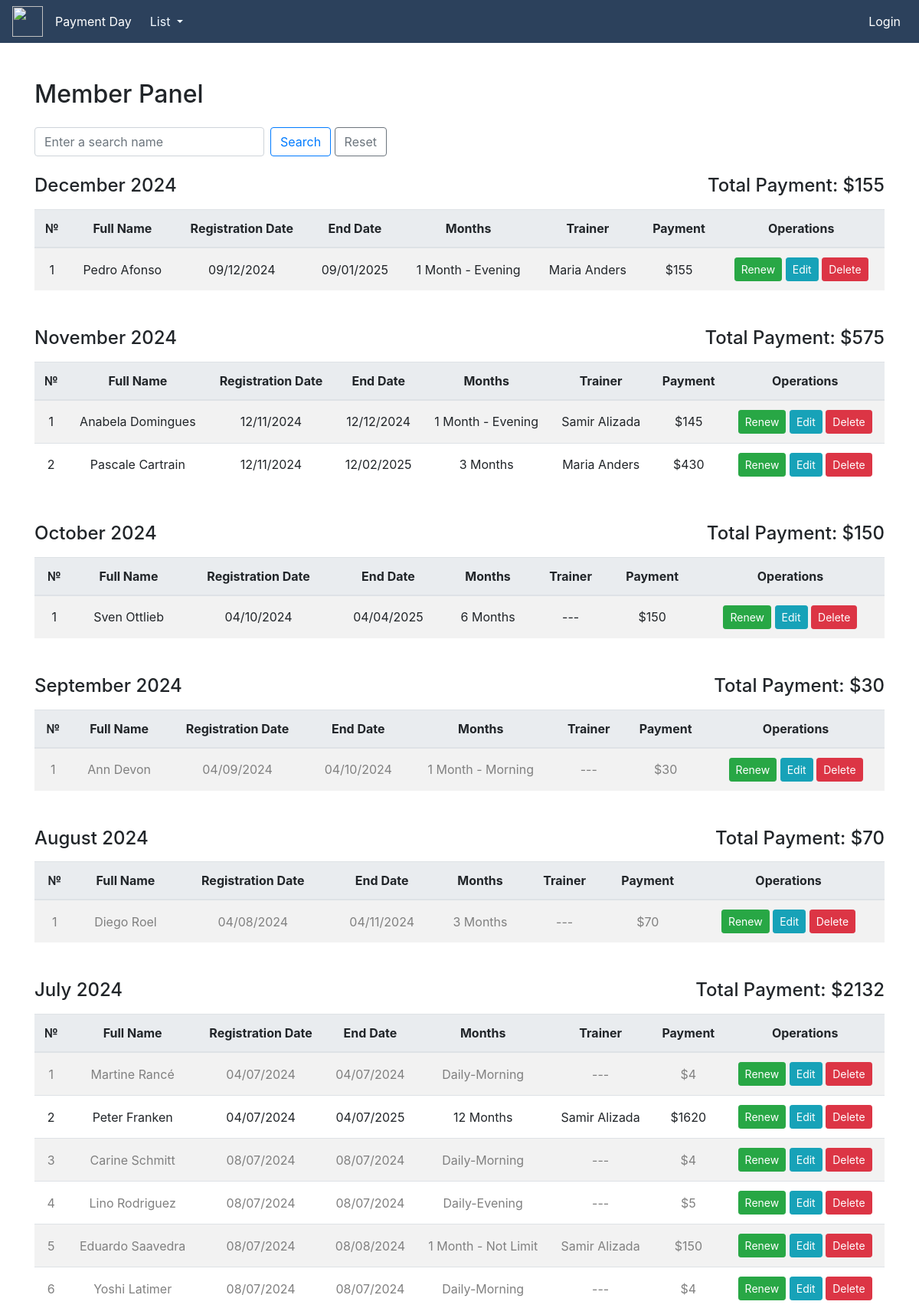
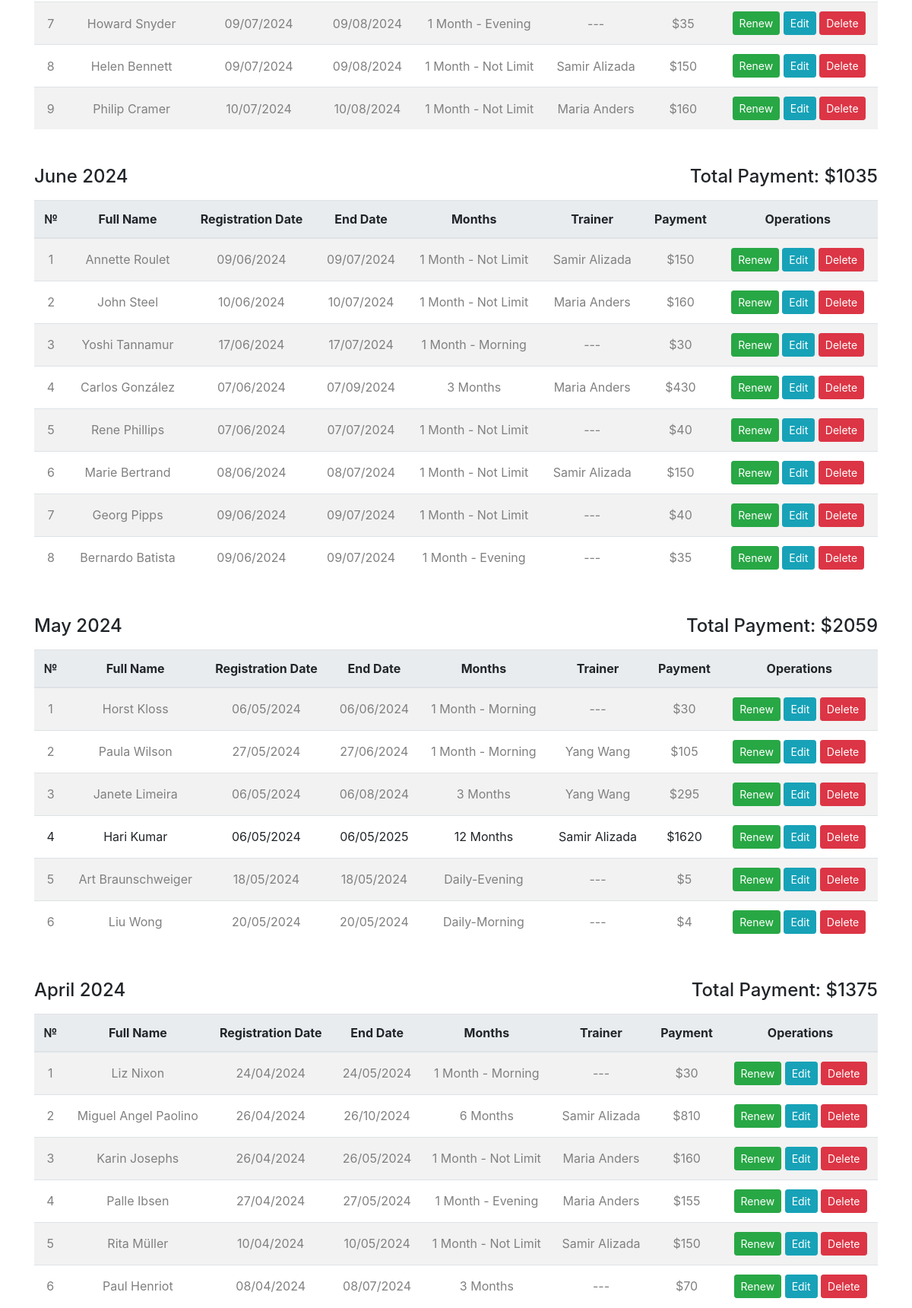
The app's page /student-panel/ (upper part) with its own data (2 pictures, top to bottom).
### fitness/models.py (models this page shows, shortened)
class Student(models.Model):
    full_name = models.CharField(max_length=100)
    registration_date = models.DateField(default=timezone.now)
    tariffs = models.ForeignKey(Tariffs, on_delete=models.CASCADE, null=True, blank=True)
    trainer = models.ForeignKey('Trainer', on_delete=models.CASCADE, null=True, blank=True)
    payment = models.IntegerField(default=0)
    end_date = models.DateField(null=True, blank=True)
    is_renewed = models.BooleanField(default=False)

class Tariffs(models.Model):
    PRICING_TYPE_CHOICES = [
        ('Daily', 'Daily'),
        ('Monthly', 'Monthly'),
    ]
    name = models.CharField(max_length=30, null=True)
    type = models.CharField(max_length=10, choices=PRICING_TYPE_CHOICES)
    month_duration = models.IntegerField(null=True, blank=True)
    price = models.IntegerField()
    def __str__(self) -> str:
        return f"{self.name}"

class Trainer(models.Model):
    full_name = models.CharField(max_length=100)
    registration_date = models.DateField(default=timezone.now)
    monthly_fee = models.IntegerField()
    student_fee = models.IntegerField()
    def __str__(self) -> str:
        return f"{self.full_name}"

### fitness/views.py (the view)
# urls.py: path('student-panel/', student_panel, name='student_panel'),
def student_panel(request):
    today = date.today()
    query = request.GET.get('q')
    students = Student.objects.all()
    if query:
        students = students.filter(full_name__icontains=query)
    grouped_students_dict = {}
    for student in students:
        month_key = student.registration_date.strftime('%Y-%m')
        month_display = student.registration_date.strftime('%B %Y')
        if month_key not in grouped_students_dict:
            grouped_students_dict[month_key] = {
                'display': month_display,
                'students': [],
                'total_payment': 0  # Track total monthly payments
            }
        grouped_students_dict[month_key]['students'].append(student)
        grouped_students_dict[month_key]['total_payment'] += student.payment
    sorted_grouped_students_list = sorted(
        grouped_students_dict.items(),
        key=lambda x: x[0],
        reverse=True
    )
    sorted_grouped_students_dict = {
        item[1]['display']: {
            'students': item[1]['students'],
            'total_payment': item[1]['total_payment']
        }
        for item in sorted_grouped_students_list
    }
    return render(request, 'student/student_panel.html', {
        'grouped_students': sorted_grouped_students_dict,
        'today': today})

### templates/student/student_panel.html (shortened to what this page needs)
{% include "index.html" %}
{% block content %}
<div class="container mt-5">
    <h2 class="mb-4">Member Panel</h2>
    <form method="GET" class="mb-3">
        <div class="form-inline mb-4">
            <input type="text" name="q" class="form-control mr-sm-2" style="width: 300px;" placeholder="Enter a search name">
            <button class="btn btn-outline-primary my-2 my-sm-0" type="submit">Search</button>
            <a href="{% url 'student_panel' %}">
                <button class="btn btn-outline-secondary my-2 my-sm-0" type="button">Reset</button>
            </a>
        </div>
    </form>
    {% if grouped_students.items %}
    {% for month, data in grouped_students.items %}
    <div class="row mb-2">
        <div class="col-md-6 text-left">
            <h4>{{ month }}</h4>
        </div>
        <div class="col-md-6 text-right">
            <h4>Total Payment: ${{ data.total_payment }}</h4>
        </div>
    </div>
    <div class="table-responsive">
        <table class="table table-striped table-hover text-center mb-5">
            <thead class="thead-light-custom">
                <tr>
                    <th scope="col">№</th>
                    <th scope="col">Full Name</th>
                    <th scope="col">Registration Date</th>
                    <th scope="col">End Date</th>
                    <th scope="col">Months</th>
                    <th scope="col">Trainer</th>
                    <th scope="col">Payment</th>
                    <th scope="col">Operations</th>
                </tr>
            </thead>
            <tbody>
                {% for student in data.students %}
                <tr class="{% if student.is_renewed %}
                        renewed
                    {% elif student.end_date == today and student.tariffs.type != 'Daily' %}
                    end-date-today
                {% elif student.end_date < today %}
                    end-date-past
                {% elif student.tariffs.type == 'Daily' and student.end_date != today %}
                        end-date-past
                    {% endif %}">
                    <td>{{ forloop.counter }}</td>
                    <td>{{ student.full_name }}</td>
                    <td>{{ student.registration_date|date:"d/m/Y" }}</td>
                    <td>{{ student.end_date|date:"d/m/Y" }}</td>
                    <td>{{ student.tariffs }}</td>
                    <td>{{ student.trainer|default:"---" }}</td>
                    <td>${{ student.payment }}</td>
                    <td>
                        <a href="{% url 'renew_student' student.pk %}" class="btn btn-sm btn-success" onclick="return confirm('Are you sure you want to renew this student?')">Renew</a>
                        <a href="{% url 'update_student' student.pk %}" class="btn btn-sm btn-info">Edit</a>
                        <a href="{% url 'delete_student' student.pk %}" class="btn btn-sm btn-danger" onclick="return confirm('Are you sure you want to delete this student?')">Delete</a>
                    </td>
                </tr>
                {% endfor %}
            </tbody>
        </table>
    </div>
    {% endfor %}
    {% else %}
        <p class="text-center">No members were found matching your search.</p>
    {% endif %}
</div>
{% endblock content %}

### templates/student/student_panel.html (style rules this page uses)
.end-date-past { color: grey; }
.renewed { color: grey; }
.table th, .table td { vertical-align: middle; }
.thead-light-custom { background-color: #e9ecef; color: #212529; }

### records on screen
Student: full_name "Pedro Afonso", registration_date "09/12/2024", end_date "09/01/2025", tariffs "1 Month - Evening", trainer "Maria Anders", payment "155"
Student: full_name "Anabela Domingues", registration_date "12/11/2024", end_date "12/12/2024", tariffs "1 Month - Evening", trainer "Samir Alizada", payment "145"
Student: full_name "Pascale Cartrain", registration_date "12/11/2024", end_date "12/02/2025", tariffs "3 Months", trainer "Maria Anders", payment "430"
Student: full_name "Sven Ottlieb", registration_date "04/10/2024", end_date "04/04/2025", tariffs "6 Months", trainer "---", payment "150"
Student: full_name "Ann Devon", registration_date "04/09/2024", end_date "04/10/2024", tariffs "1 Month - Morning", trainer "---", payment "30"
Student: full_name "Diego Roel", registration_date "04/08/2024", end_date "04/11/2024", tariffs "3 Months", trainer "---", payment "70"
Student: full_name "Martine Rancé", registration_date "04/07/2024", end_date "04/07/2024", tariffs "Daily-Morning", trainer "---", payment "4"
Student: full_name "Peter Franken", registration_date "04/07/2024", end_date "04/07/2025", tariffs "12 Months", trainer "Samir Alizada", payment "1620"
Student: full_name "Carine Schmitt", registration_date "08/07/2024", end_date "08/07/2024", tariffs "Daily-Morning", trainer "---", payment "4"
Student: full_name "Lino Rodriguez", registration_date "08/07/2024", end_date "08/07/2024", tariffs "Daily-Evening", trainer "---", payment "5"
Student: full_name "Eduardo Saavedra", registration_date "08/07/2024", end_date "08/08/2024", tariffs "1 Month - Not Limit", trainer "Samir Alizada", payment "150"
Student: full_name "Yoshi Latimer", registration_date "08/07/2024", end_date "08/07/2024", tariffs "Daily-Morning", trainer "---", payment "4"
Student: full_name "Howard Snyder", registration_date "09/07/2024", end_date "09/08/2024", tariffs "1 Month - Evening", trainer "---", payment "35"
Student: full_name "Helen Bennett", registration_date "09/07/2024", end_date "09/08/2024", tariffs "1 Month - Not Limit", trainer "Samir Alizada", payment "150"
Student: full_name "Philip Cramer", registration_date "10/07/2024", end_date "10/08/2024", tariffs "1 Month - Not Limit", trainer "Maria Anders", payment "160"
Student: full_name "Annette Roulet", registration_date "09/06/2024", end_date "09/07/2024", tariffs "1 Month - Not Limit", trainer "Samir Alizada", payment "150"
Student: full_name "John Steel", registration_date "10/06/2024", end_date "10/07/2024", tariffs "1 Month - Not Limit", trainer "Maria Anders", payment "160"
Student: full_name "Yoshi Tannamur", registration_date "17/06/2024", end_date "17/07/2024", tariffs "1 Month - Morning", trainer "---", payment "30"
Student: full_name "Carlos González", registration_date "07/06/2024", end_date "07/09/2024", tariffs "3 Months", trainer "Maria Anders", payment "430"
Student: full_name "Rene Phillips", registration_date "07/06/2024", end_date "07/07/2024", tariffs "1 Month - Not Limit", trainer "---", payment "40"
Student: full_name "Marie Bertrand", registration_date "08/06/2024", end_date "08/07/2024", tariffs "1 Month - Not Limit", trainer "Samir Alizada", payment "150"
Student: full_name "Georg Pipps", registration_date "09/06/2024", end_date "09/07/2024", tariffs "1 Month - Not Limit", trainer "---", payment "40"
Student: full_name "Bernardo Batista", registration_date "09/06/2024", end_date "09/07/2024", tariffs "1 Month - Evening", trainer "---", payment "35"
Student: full_name "Horst Kloss", registration_date "06/05/2024", end_date "06/06/2024", tariffs "1 Month - Morning", trainer "---", payment "30"
Student: full_name "Paula Wilson", registration_date "27/05/2024", end_date "27/06/2024", tariffs "1 Month - Morning", trainer "Yang Wang", payment "105"
Student: full_name "Janete Limeira", registration_date "06/05/2024", end_date "06/08/2024", tariffs "3 Months", trainer "Yang Wang", payment "295"
Student: full_name "Hari Kumar", registration_date "06/05/2024", end_date "06/05/2025", tariffs "12 Months", trainer "Samir Alizada", payment "1620"
Student: full_name "Art Braunschweiger", registration_date "18/05/2024", end_date "18/05/2024", tariffs "Daily-Evening", trainer "---", payment "5"
Student: full_name "Liu Wong", registration_date "20/05/2024", end_date "20/05/2024", tariffs "Daily-Morning", trainer "---", payment "4"
Student: full_name "Liz Nixon", registration_date "24/04/2024", end_date "24/05/2024", tariffs "1 Month - Morning", trainer "---", payment "30"
Student: full_name "Miguel Angel Paolino", registration_date "26/04/2024", end_date "26/10/2024", tariffs "6 Months", trainer "Samir Alizada", payment "810"
Student: full_name "Karin Josephs", registration_date "26/04/2024", end_date "26/05/2024", tariffs "1 Month - Not Limit", trainer "Maria Anders", payment "160"
Student: full_name "Palle Ibsen", registration_date "27/04/2024", end_date "27/05/2024", tariffs "1 Month - Evening", trainer "Maria Anders", payment "155"
Student: full_name "Rita Müller", registration_date "10/04/2024", end_date "10/05/2024", tariffs "1 Month - Not Limit", trainer "Samir Alizada", payment "150"
Student: full_name "Paul Henriot", registration_date "08/04/2024", end_date "08/07/2024", tariffs "3 Months", trainer "---", payment "70"

### other values on screen
{{ month }} "December 2024" "November 2024" "October 2024" "September 2024" "August 2024" "July 2024" "June 2024" "May 2024" "April 2024"
{{ data.total_payment }} "155" "575" "150" "30" "70" "2132" "1035" "2059" "1375"
